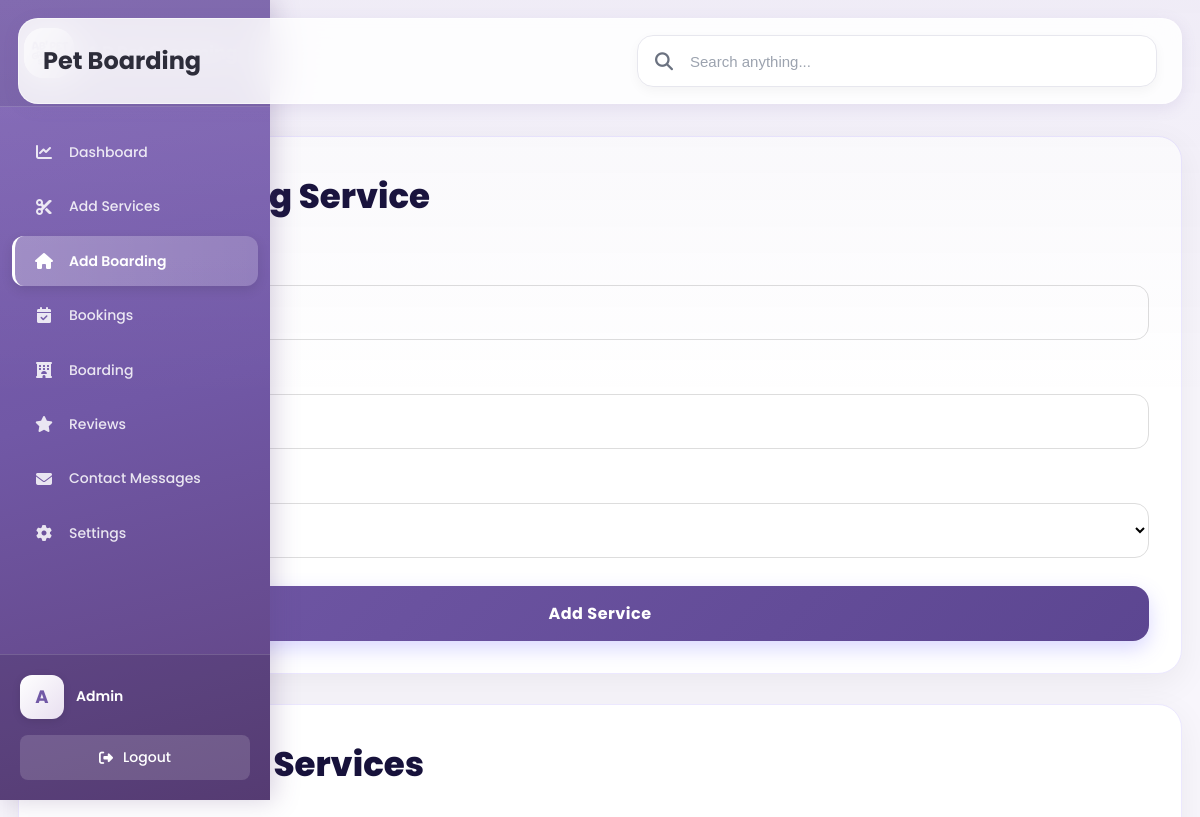
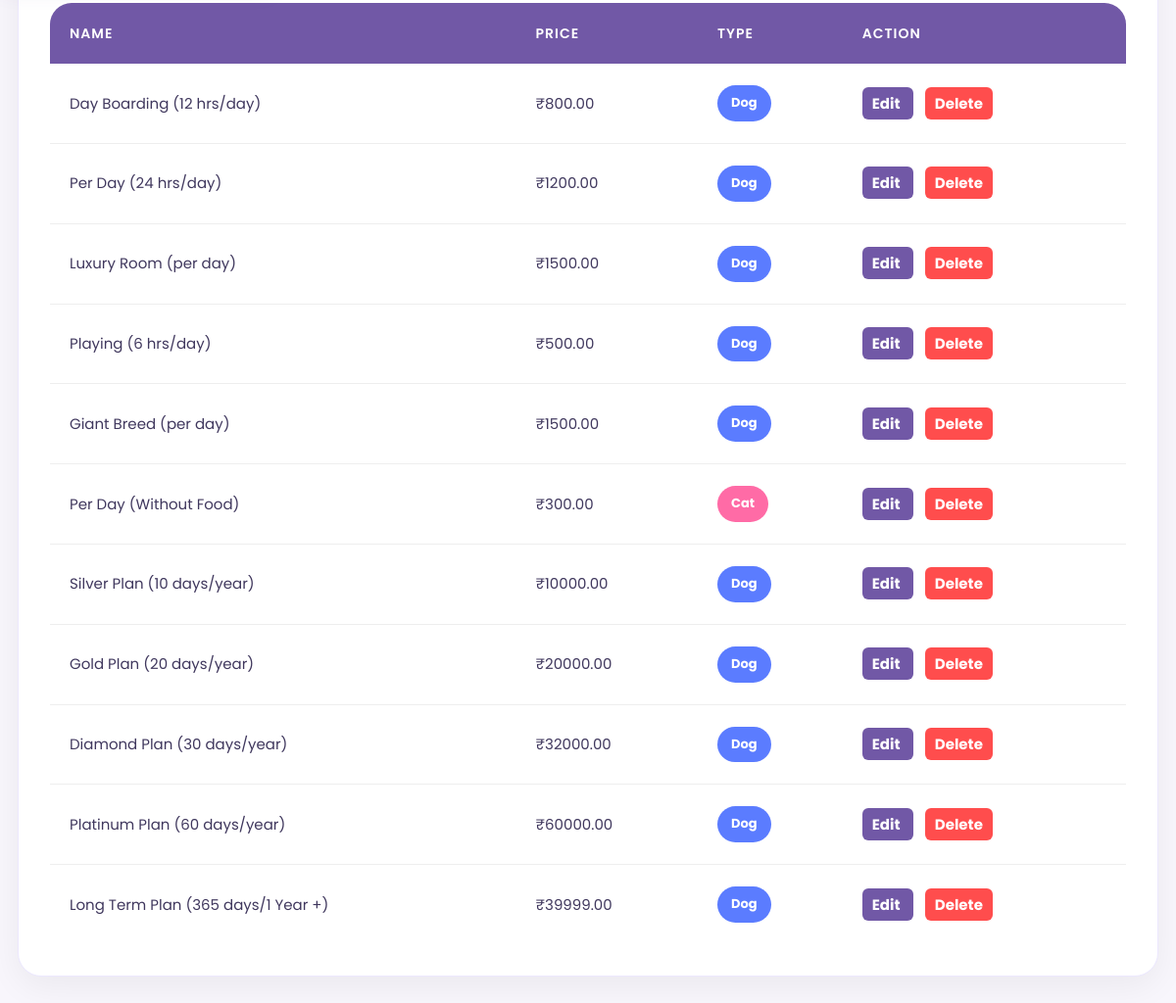
/admin/add_boarding.php (signed in), run on the app's committed database (2 pictures, top to bottom).
### tables this page shows
CREATE TABLE `pet_boarding` (
  `id` int(11) NOT NULL,
  `name` varchar(255) NOT NULL,
  `price` decimal(10,2) NOT NULL,
  `type` enum('dog','cat') NOT NULL
);

### admin/add_boarding.php (the view, shortened to what this page needs)
<?php
include '../config/db.php';
$editData = null;
$services = mysqli_query($conn, "SELECT * FROM pet_boarding ORDER BY id ASC");
require_once 'includes/header.php';
?>
<div class="boarding-card">
<form method="POST" class="boarding-form">
<h2 class="boarding-title">
<?php
echo $editData
? 'Edit Boarding Service'
: 'Add Boarding Service';
?>
</h2>
<label>Service Name</label>
<input
type="text"
name="name"
required
placeholder="Enter Service Name"
value="<?php echo $editData['name'] ?? ''; ?>"
>
<label>Price</label>
<input
type="number"
name="price"
required
placeholder="Enter Price"
value="<?php echo $editData['price'] ?? ''; ?>"
>
<label>Type</label>
<select name="type" required>
<option value="dog"
<?php if(($editData['type'] ?? '') == 'dog') echo 'selected'; ?>>
Dog
</option>
</select>
<?php if($editData){ ?>
<button
type="submit"
name="update_boarding"
class="save-btn">
Update Service
</button>
<?php } else { ?>
<button
type="submit"
name="add_boarding"
class="save-btn">
Add Service
</button>
<?php } ?>
</form>
</div>
<div class="boarding-card">
<h2 class="boarding-title">
All Boarding Services
</h2>
<table class="boarding-table">
<thead>
<tr>
<th>Name</th>
<th>Price</th>
<th>Type</th>
<th>Action</th>
</tr>
</thead>
<tbody>
<?php while($row = mysqli_fetch_assoc($services)): ?>
<tr>
<td>
<?php echo $row['name']; ?>
</td>
<td>
₹<?php echo $row['price']; ?>
</td>
<td>
<?php if($row['type'] == 'dog'){ ?>
<span class="type-badge type-dog">
Dog
</span>
<?php } else { ?>
<span class="type-badge type-cat">
Cat
</span>
<?php } ?>
</td>
<td>
<a
href="?edit=<?php echo $row['id']; ?>"
class="action-btn edit-btn">
Edit
</a>
<a
href="?delete=<?php echo $row['id']; ?>"
class="action-btn delete-btn"
onclick="return confirm('Delete this service?')">
Delete
</a>
</td>
</tr>
<?php endwhile; ?>
</tbody>
</table>
</div>
<?php require_once 'includes/footer.php'; ?>

### admin/css/style.css (style rules this page uses)
:root { --primary: #7158a6; --primary-light: #9d8ac7; --primary-lighter: #c5b8e0; --primary-dark: #5a3f86; --secondary: #E6D9F5; --bg-soft: #F8F6FC; --bg-white: #FFFFFF; --accent: #a389c4; --text-dark: #2D2D3A; --text-light: #6B6B7B; --text-muted: #9B9BAB; --border: #E5E0ED; --success: #4CAF50; --warning: #FF9800; --danger: #E53935; --info: #2196F3; --shadow-sm: 0 2px 8px rgba(113, 88, 166, 0.08); --shadow-md: 0 4px 16px rgba(113, 88, 166, 0.12); --shadow-lg: 0 8px 32px rgba(113, 88, 166, 0.16); --glass: rgba(255, 255, 255, 0.85); --glass-border: rgba(255, 255, 255, 0.5); --radius-sm: 8px; --radius-md: 12px; --radius-lg: 20px; --radius-xl: 24px; --sidebar-width: 270px; --admin-fixed-header-height: 76px; --admin-fixed-header-height-mobile: 64px; }
* { margin: 0; padding: 0; box-sizing: border-box; }
body { font-family: 'Poppins', -apple-system, BlinkMacSystemFont, sans-serif; background: var(--bg-soft); color: var(--text-dark); line-height: 1.6; overflow-x: hidden; }
a { text-decoration: none; color: inherit; }
button { font-family: inherit; cursor: pointer; }
table { width: 100%; border-collapse: separate; border-spacing: 0; background: var(--bg-white); border-radius: var(--radius-md); overflow: hidden; }
table thead { background: linear-gradient(135deg, var(--primary) 0%, var(--primary-dark) 100%); }
table th { padding: 16px; text-align: left; font-weight: 600; color: #fff; font-size: 12px; text-transform: uppercase; letter-spacing: 0.5px; white-space: nowrap; }
table th:first-child { border-top-left-radius: 0; }
table th:last-child { border-top-right-radius: 0; }
table td { padding: 16px; border-bottom: 1px solid var(--border); font-size: 13px; }
table tbody tr { transition: all 0.2s ease; }
table tbody tr:last-child td { border-bottom: none; }
.edit-btn { background: #7158a6; color: white; padding: 6px 10px; border-radius: 6px; text-decoration: none; }
.delete-btn { background: #E53935; color: white; padding: 6px 10px; border-radius: 6px; text-decoration: none; }
.save-btn { width: 100%; padding: 14px 20px; border: none; border-radius: 14px; background: linear-gradient(135deg, #7158a6, #7158a6); color: white; font-size: 15px; font-weight: 600; letter-spacing: 0.5px; cursor: pointer; transition: all 0.3s ease; box-shadow: 0 8px 20px rgba(108, 99, 255, 0.25); position: relative; overflow: hidden; }
.save-btn::before { content: ""; position: absolute; top: 0; left: -100%; width: 100%; height: 100%; background: rgba(255,255,255,0.18); transition: 0.5s; }

### admin/add_boarding.php (style rules this page uses)
.boarding-card { background:#fff; border-radius:24px; padding:32px; margin-bottom:30px; box-shadow:0 10px 35px rgba(0,0,0,0.06); border:1px solid #ece8ff; }
.boarding-title { font-size:34px; font-weight:800; color:#17123b; margin-bottom:28px; }
.boarding-form label { display:block; margin-bottom:10px; margin-top:20px; font-size:15px; font-weight:700; color:#40385e; }
.boarding-form input, .boarding-form select { width:100%; height:55px; border-radius:14px; border:1px solid #ddd; padding:0 18px; font-size:15px; background:#fff; transition:0.25s ease; }
.save-btn { background:linear-gradient(135deg,#7158a6,#5c4691); color:#fff; border:none; height:55px; padding:0 34px; border-radius:16px; font-size:16px; font-weight:700; cursor:pointer; margin-top:28px; transition:0.25s; }
.boarding-table { width:100%; border-collapse:collapse; overflow:hidden; border-radius:22px; background:#fff; }
.boarding-table thead { background:#7158a6; }
.boarding-table th { color:#fff; padding:20px; text-align:left; font-size:14px; text-transform:uppercase; letter-spacing:1px; }
.boarding-table td { padding:22px 20px; border-bottom:1px solid #eee; vertical-align:middle; color:#40385e; font-size:15px; }
.type-badge { display:inline-block; padding:8px 14px; border-radius:999px; font-size:13px; font-weight:700; color:#fff; }
.type-dog { background:#5b7cff; }
.type-cat { background:#ff6ba6; }
.action-btn { text-decoration:none; font-weight:700; margin-right:12px; transition:0.2s; }
.edit-btn { background:#7158a6; color:#fff; }
.delete-btn { background:#ff4d4d; color: white; }

### data on the page
pet_boarding: name "Day Boarding (12 hrs/day)", price "800.00", type "Dog"
pet_boarding: name "Per Day (24 hrs/day)", price "1200.00", type "Dog"
pet_boarding: name "Luxury Room (per day)", price "1500.00", type "Dog"
pet_boarding: name "Playing (6 hrs/day)", price "500.00", type "Dog"
pet_boarding: name "Giant Breed (per day)", price "1500.00", type "Dog"
pet_boarding: name "Per Day (Without Food)", price "300.00", type "Cat"
pet_boarding: name "Silver Plan (10 days/year)", price "10000.00", type "Dog"
pet_boarding: name "Gold Plan (20 days/year)", price "20000.00", type "Dog"
pet_boarding: name "Diamond Plan (30 days/year)", price "32000.00", type "Dog"
pet_boarding: name "Platinum Plan (60 days/year)", price "60000.00", type "Dog"
pet_boarding: name "Long Term Plan (365 days/1 Year +)", price "39999.00", type "Dog"

### other printed values
$page_title "Pet Boarding"
